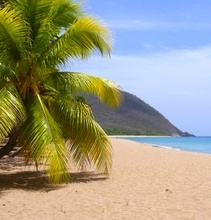
%> input picture 2A/TraitementImages/TP1/Images/guadeloupe.jpg, 211 x 220 px, shrunk from 342 x 357 before the run
$ octave exercice_3.m   (GNU Octave 9; MATLAB toolbox functions it lacks are replaced by stand-ins)
%> lines starting %> are read from the running program, lines starting %| are printed output that depends on the picture
### 2A/TraitementImages/TP1/estimation_RVB.m
function [liste_moyennes,liste_Sigma_inv,liste_log_det_Sigma] = estimation_RVB(I,N,couleurs)

nb_lignes = size(I,1);
nb_colonnes = size(I,2);
liste_moyennes = zeros(N,3);
liste_Sigma_inv = zeros(N,3,3);
liste_log_det_Sigma = zeros(N,1);
for k = 1:N
	[x1,y1] = ginput(1);
	while (x1<1)||(x1>nb_colonnes)||(y1<1)||(y1>nb_lignes)
		[x1,y1] = ginput(1);
	end
	[x2,y2] = ginput(1);
	while (x2<1)||(x2>nb_colonnes)||(y2<1)||(y2>nb_lignes)||(x2==x1)||(y2==y1)
		[x2,y2] = ginput(1);
	end
	line([x1,x1],[y1,y2],'Color',couleurs(k,:),'Linewidth',2);
	line([x1,x2],[y2,y2],'Color',couleurs(k,:),'Linewidth',2);
	line([x2,x2],[y2,y1],'Color',couleurs(k,:),'Linewidth',2);
	line([x2,x1],[y1,y1],'Color',couleurs(k,:),'Linewidth',2);

	echantillons = [];
	for i = floor(min([y1,y2])):ceil(max([y1,y2]))
		for j = floor(min([x1,x2])):ceil(max([x1,x2]))
			echantillons = [echantillons ; I(i,j,1) I(i,j,2) I(i,j,3)];
		end
	end
	moyenne = mean(echantillons);
	nb_donnees = size(echantillons,1);
	echantillons_centres = echantillons-ones(nb_donnees,1)*moyenne;
	Sigma = transpose(echantillons_centres)*echantillons_centres/nb_donnees;
	liste_moyennes(k,:) = moyenne;
	liste_Sigma_inv(k,:,:) = inv(Sigma);
	liste_log_det_Sigma(k) = log(det(Sigma));
end

### 2A/TraitementImages/TP1/exercice_3.m
clear;
close all;
taille_ecran = get(0,'ScreenSize');
L = taille_ecran(3);
H = taille_ecran(4);

couleurs = [0 0.1250 1.0 ; 0.1750 1.0 0.2250 ; 1.0 1.0 0 ; 1.0 0.3750 0 ; 0.85 0 0 ; 0.5 0 0.3 ; 0.5 0.5 0.1];

% Parametres de la methode de segmentation :
T_0 = 1.0;
q_max = 150;
alpha = 0.99;
beta = 1.0;
intervalle_entre_affichages = 2;
temps_affichage = 0.01;
nb_voisins = 8;

% Lecture et affichage de l'image d'origine :
I = imread('Images/guadeloupe.jpg');
%> I is the input picture: size 220x211x3 uint8; mean R, G, B 156.1, 154.1, 132.7
I = double(I);
%> I: size 220x211x3 double
R = I(:,:,1);
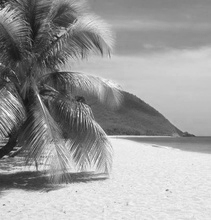
%> R: size 220x211 double; min 19, max 255, mean 156.1
V = I(:,:,2);
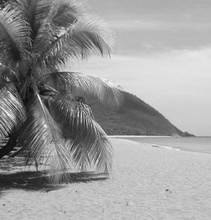
%> V: size 220x211 double; min 8, max 251, mean 154.1
B = I(:,:,3);
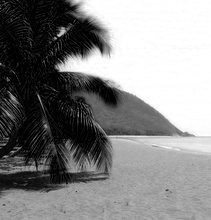
%> B: size 220x211 double; min 0, max 255, mean 132.7
[nb_lignes,nb_colonnes,nb_couleurs] = size(I);
%> nb_lignes = 220; nb_colonnes = 211; nb_couleurs = 3
figure('Name','Image a segmenter','Position',[0,0,0.33*L,0.3*L]);
imagesc(I / 255);
axis equal;
axis off;
size(I)
%> ans = [220 211 3]

% Apprentissage des parametres des classes de pixels :
N = 6;
disp(['Selectionnez ' num2str(N) ' echantillons']);
[moyenne, inv_var_cov, log_det_var_cov] = estimation_RVB(I,N,couleurs);
%> the run ends on the next line
